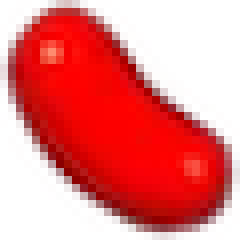
#> input picture hw6-cache/atarvi-sim/images/cc-red.png, 30 x 30 px (shown 8 times larger)
$ python png-to-pixels.py
#> lines starting #> are read from the running program, lines starting #| are printed output that depends on the picture; after the words box and inside, x2 and y2 are one past the last pixel; in counts of white or black regions, pixels touching at a corner belong together
from PIL import Image, ImageOps
import numpy as np
import sys

def png_to_rgb_24b(file_path):
    # Open the image file
#> called with file_path = 'cc-red.png'
    with Image.open(file_path) as img:
        # Convert the image to RGBA format
#> img is the input picture: PIL image 30x30 RGBA; mean R, G, B, A 232.3, 126.8, 126.9, 255
        img = img.convert('RGBA')
        img_with_border = ImageOps.expand(img, border=1, fill='white')
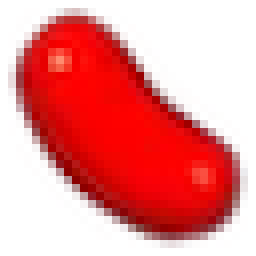
#> img_with_border: PIL image 32x32 RGBA (shown 8 times larger); mean R, G, B, A 235, 142.3, 142.4, 255
        # Get the image data as a numpy array
        img_data = np.array(img_with_border)
        # Convert the image data to 32-bit RGB values, ignoring the alpha channel
        rgb_array = (img_data[:, :, 0].astype(np.uint32) << 16) | (img_data[:, :, 1].astype(np.uint32) << 8) | img_data[:, :, 2].astype(np.uint32)
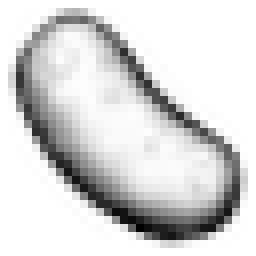
#> rgb_array: shape (32, 32) uint32 (shown 8 times larger); min 8341571, max 16777215, mean 15440535.6; drawn with min black and max white
        return rgb_array

def png_to_rgb_8b(file_path):
    # Open the image file
    with Image.open(file_path) as img:
        # Convert the image to RGBA format
        img = img.convert('RGBA')
        img_with_border = ImageOps.expand(img, border=1, fill='white')
        # Get the image data as a numpy array
        img_data = np.array(img_with_border)

        # Convert the image data to 8-bit 3-3-2 RGB format
        r = (img_data[:, :, 0].astype(np.uint32) >> 5) & 0b111
        g = (img_data[:, :, 1].astype(np.uint32) >> 5) & 0b111
        b = (img_data[:, :, 2].astype(np.uint32) >> 6) & 0b11
        rgb_8b = (r << 5) | (g << 2) | b

        # Create a new image from the 8-bit data
        #img_8b = Image.fromarray(rgb_8b.astype(np.uint8), 'P')

        return rgb_8b

def to_rust_array_u32(name, rgb_array):
#> called with name = 'RED'
    height, width = rgb_array.shape
#> height = 32; width = 32
    rarr = f"const {name}: [[u32; TILE_SIZE]; TILE_SIZE] = [\n"
    for row in rgb_array:
        rarr += "    ["
        rarr += ", ".join("0x{:08X}".format(value) for value in row)
        rarr += "],\n"
        pass
#> this loop made 32 passes
    rarr += "];\n"
    return rarr

def to_rust_array_u8(name, rgb_array):
    height, width = rgb_array.shape
    rarr = f"const {name}: [[u8; TILE_SIZE]; TILE_SIZE] = [\n"
    for row in rgb_array:
        rarr += "    ["
        rarr += ", ".join("0x{:02X}".format(value) for value in row)
        rarr += "],\n"
        pass
    rarr += "];\n"
    return rarr


files = [
    ('RED','cc-red.png'),
    ('ORANGE','cc-orange.png'),
    ('YELLOW','cc-yellow.png'),
    ('GREEN','cc-green.png'),
    ('BLUE','cc-blue.png'),
    ('PURPLE','cc-purple.png'),
]

with open('candies-24b.rs', 'w') as out_24b:
    out_24b.write('// NB: this file is auto-generated, do not edit!\n\n')
    for (name,image_file) in files:
        ra = to_rust_array_u32(name, png_to_rgb_24b(image_file))
        out_24b.write(ra)
        pass
#> pass 2 of the loop `for (name,image_file) in files:`:
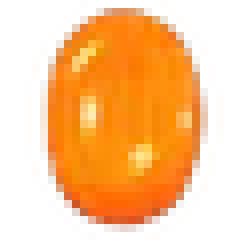
#> input picture hw6-cache/atarvi-sim/images/cc-orange.png, 30 x 30 px (shown 8 times larger)
#> in png_to_rgb_24b, img is the input picture: PIL image 30x30 RGB; mean R, G, B 250.8, 197.8, 144.9
#> img: PIL image 30x30 RGBA
#> the loop in to_rust_array_u32 (call 2), `for row in rgb_array:` made 32 passes
#> pass 3 of the loop `for (name,image_file) in files:`:
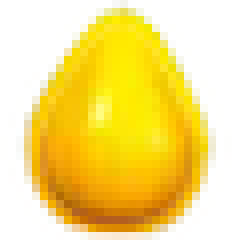
#> input picture hw6-cache/atarvi-sim/images/cc-yellow.png, 30 x 30 px (shown 8 times larger)
#> in png_to_rgb_24b, img is the input picture: PIL image 30x30 RGBA; mean R, G, B, A 247.7, 222.8, 126.8, 255
#> the loop made 6 passes; the first 3 are shown
    pass

with open('candies-8b.rs', 'w') as out_8b:
    out_8b.write('// NB: this file is auto-generated, do not edit!\n\n')
    for (name,image_file) in files:
        ra = to_rust_array_u8(name, png_to_rgb_8b(image_file))
#> in png_to_rgb_8b, `r = (img_data[:, :, 0].astype(np.uint32) >> 5) & 0b111`:
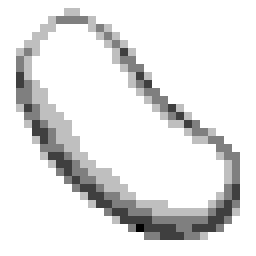
#> r: shape (32, 32) uint32 (shown 8 times larger); min 3, max 7, mean 6.59; drawn with min black and max white
#> in png_to_rgb_8b, `g = (img_data[:, :, 1].astype(np.uint32) >> 5) & 0b111`:
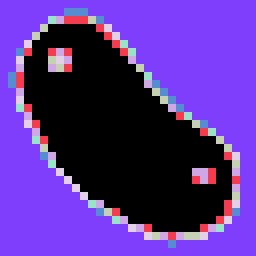
#> g: shape (32, 32) uint32 (shown 8 times larger); 8 distinct labels, from 0 to 7; one colour per label, 0 black
#> in png_to_rgb_8b, `b = (img_data[:, :, 2].astype(np.uint32) >> 6) & 0b11`:
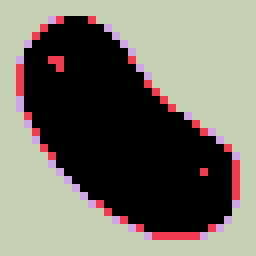
#> b: shape (32, 32) uint32 (shown 8 times larger); 4 distinct labels, from 0 to 3; one colour per label, 0 black
#> in png_to_rgb_8b, `rgb_8b = (r << 5) | (g << 2) | b`:
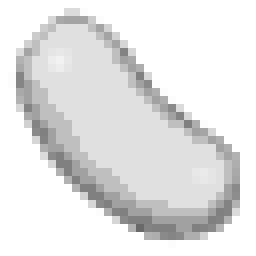
#> rgb_8b: shape (32, 32) uint32 (shown 8 times larger); min 105, max 255, mean 227.9
#> the loop in to_rust_array_u8, `for row in rgb_array:` made 32 passes
        out_8b.write(ra)
        pass
#> pass 2 of the loop `for (name,image_file) in files:`:
#> in png_to_rgb_8b (call 2), `r = (img_data[:, :, 0].astype(np.uint32) >> 5) & 0b111`:
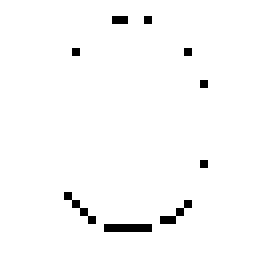
#> r: shape (32, 32) uint32 (shown 8 times larger); values 6 (black) and 7 (white), 97.9% white; black in thin lines or dots, all inside (x1, y1, x2, y2) = (8, 2, 26, 29)
#> g: shape (32, 32) uint32; 6 distinct labels, from 2 to 7
#> b: shape (32, 32) uint32; 4 distinct labels, from 0 to 3
#> in png_to_rgb_8b (call 2), `rgb_8b = (r << 5) | (g << 2) | b`:
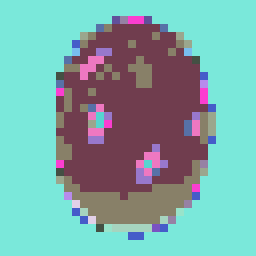
#> rgb_8b: shape (32, 32) uint32 (shown 8 times larger); 19 distinct labels, from 200 to 255; one colour per label, 0 black
#> the loop in to_rust_array_u8 (call 2), `for row in rgb_array:` made 32 passes
#> pass 3 of the loop `for (name,image_file) in files:`:
#> r: shape (32, 32) uint32; 3 distinct labels, from 5 to 7
#> g: shape (32, 32) uint32; 6 distinct labels, from 2 to 7
#> in png_to_rgb_8b (call 3), `b = (img_data[:, :, 2].astype(np.uint32) >> 6) & 0b11`:
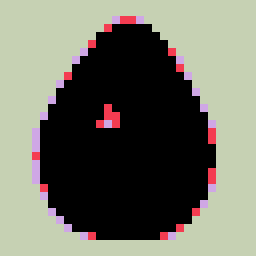
#> b: shape (32, 32) uint32 (shown 8 times larger); 4 distinct labels, from 0 to 3; one colour per label, 0 black
#> in png_to_rgb_8b (call 3), `rgb_8b = (r << 5) | (g << 2) | b`:
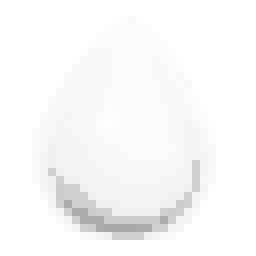
#> rgb_8b: shape (32, 32) uint32 (shown 8 times larger); min 168, max 255, mean 248.9
#> the loop made 6 passes; the first 3 are shown
    pass
